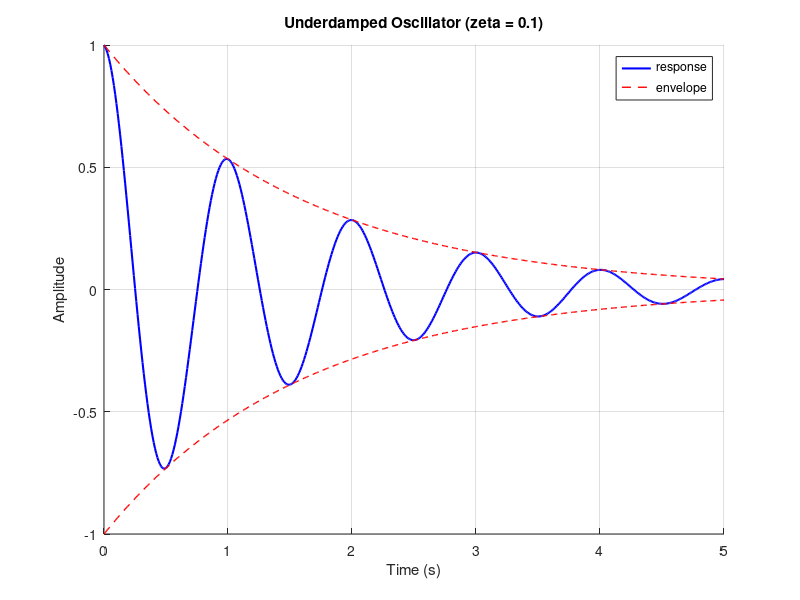

Recreate this plot in MATLAB.
% Damped Oscillator — Second-order system response
% Plots an underdamped oscillation with its exponential envelope.
% Pull toolbox functions (signal, stats, graphics, io) into scope so we
% can call them by short name (fft, butter, plot, std, ...). Without this,
% we'd need fully qualified names like signal.transforms.fft(...).


clear
close all

zeta = 0.1;
wn = 2 * pi;
wd = wn * sqrt(1 - zeta^2);

t = linspace(0, 5, 500);
y = exp(-zeta * wn * t) .* cos(wd * t);
envelope = exp(-zeta * wn * t);

figure
hold on
plot(t, y, 'b-', 'LineWidth', 1.5)
plot(t, envelope, 'r--', 'LineWidth', 1)
plot(t, -envelope, 'r--', 'LineWidth', 1)
hold off
title('Underdamped Oscillator (zeta = 0.1)')
xlabel('Time (s)')
ylabel('Amplitude')
legend('response', 'envelope')
grid on
